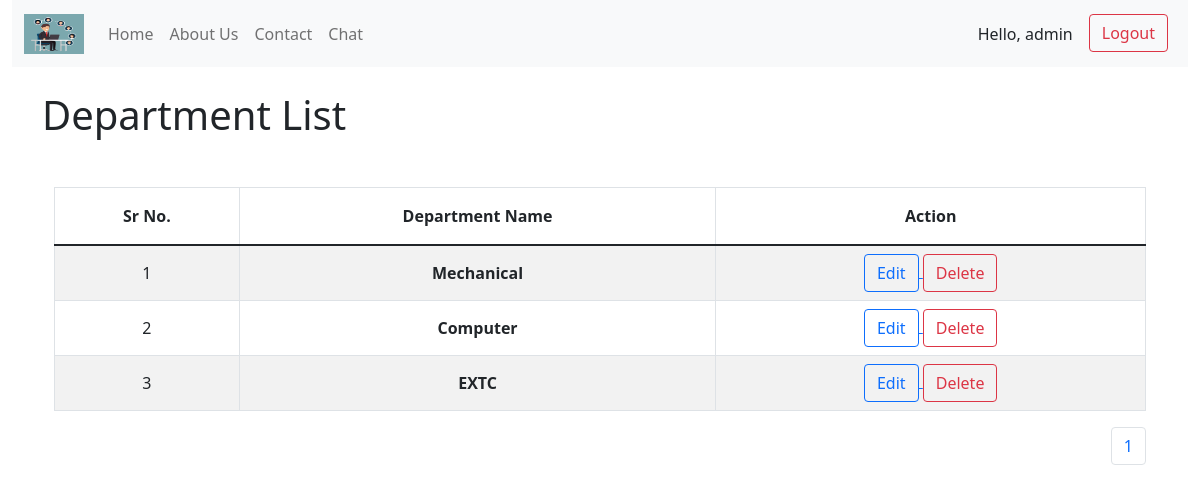
Before: /app/list-department/?page=2 (signed in) with the older database file.
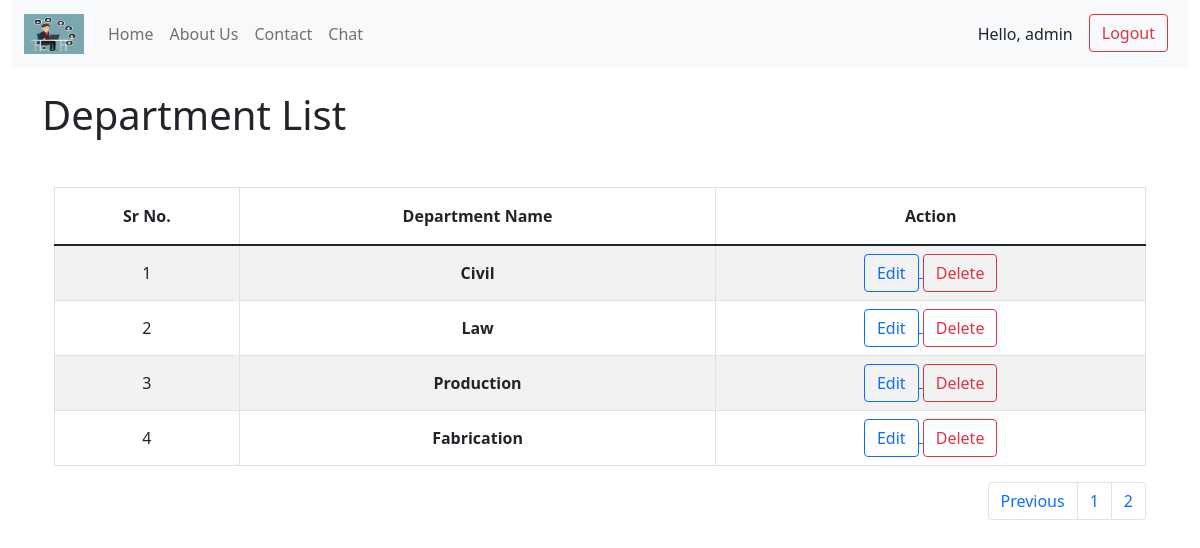
After: the same page with the newer database file.
### employeeapp/models.py (models this page shows, shortened)
class Department(models.Model):
    name = models.CharField(max_length = 100)

### app/views.py (the view)
# urls.py: path('list-department/', views.list_department, name="list-department"),
@login_required
def list_department(request):
    if not request.session.get('access_fuc'):
        messages.error(request, "You are not authenticacated person, First Login")
        return redirect('users:login-user')
    departments = Department.objects.all()
    paginators = Paginator(departments, 5)
    page = request.GET.get("page")
    departments = paginators.get_page(page)
    context = {'departments' : departments}
    return render(request, 'list_department.html', context)

### app/templates/list_department.html (shortened to what this page needs)
{% extends "base.html" %}
    {% block content %}
    <h1>Department List</h1>
    <div class="container-fluid mt-5">
        <table class="table table-striped table-hover table-bordered text-center align-middle">
            <thead>
                <tr>
                    <th class="py-3">Sr No.</th>
                    <th class="py-3">Department Name</th>
                    <th class="py-3">Action</th>
                </tr>
            </thead>
            <tbody>
                {% for department in departments %}
                <tr>
                    <td>{{forloop.counter}}</td>
                    <td class="fw-bold">{{department.name}}</td>
                    <td>
                        <a href="{% url 'edit-department' department.pk %}" >
                            <button class="btn btn-outline-primary">
                                Edit
                        </button>
                        </a>
                        <a href="{% url 'delete-department' department.pk %}">
                            <button class="btn btn-outline-danger">
                                Delete
                            </button>
                        </a>
                    </td>
                </tr>
                {% endfor %}
            </tbody>
        </table>
        <nav aria-label="Page navigation example">
            <ul class="pagination justify-content-end">
                {% if departments.has_previous %}
                <li class="page-item">
                    <a class="page-link" href="?page={{ departments.previous_page_number }}">
                        Previous
                    </a>
                </li>
                {% endif %}
                {% for num in departments.paginator.page_range %}
                <li class="page-item">
                    <a class="page-link" href="?page= {{num}} ">
                        {{ num }}
                    </a>
                </li>
                {% endfor %}
            </ul>
        </nav>
    </div>
        {% endblock content %}

Changed rows visible on the page:
no longer on this page (row unchanged): Department: name "Mechanical"
no longer on this page (row unchanged): Department: name "Computer"
no longer on this page (row unchanged): Department: name "EXTC"
added Department: name "Civil"
added Department: name "Law"
added Department: name "Production"
added Department: name "Fabrication"
Other visible differences:
text now shown: "Previous"
new list line: "2"
